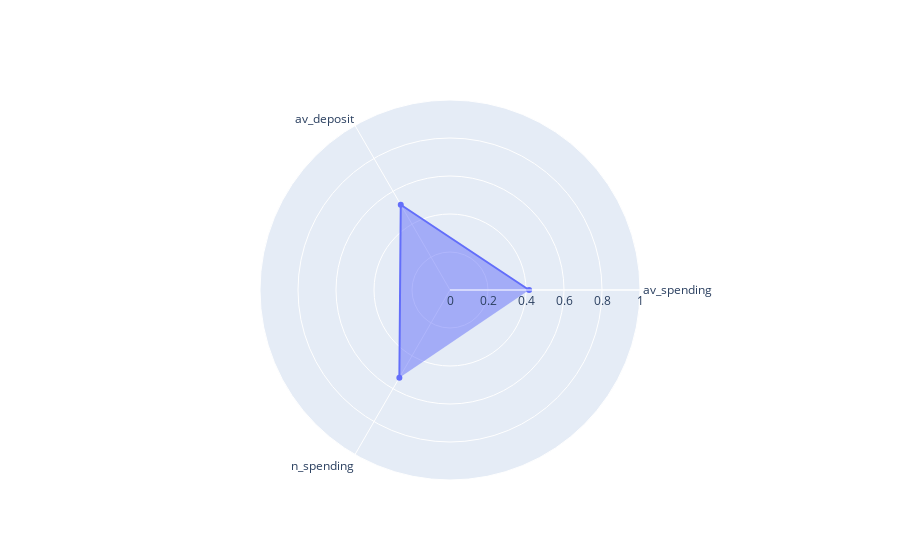

Notebook code cell kept with this figure:
### Code cell
categories = ['av_spending',  'av_deposit',  'n_spending']

fig = go.Figure()

# fig.add_trace(go.Scatterpolar(
#       r=[0.672557, 0.299050, 0.668197],
#       theta=categories,
#       fill='toself',
#       name='C1'))

# fig.add_trace(go.Scatterpolar(
#       r=[0.858158, 0.068289, 0.097367],
#       theta=categories,
#       fill='toself',
#       name='C2'))

# fig.add_trace(go.Scatterpolar(
#       r=[0.776984, 0.149941, 0.384426],
#       theta=categories,
#       fill='toself',
#       name='C3'))

fig.add_trace(go.Scatterpolar(
      r=[0.416422, 0.518348, 0.533070],
      theta=categories,
      fill='toself',
      name='C4'))

fig.update_layout(
  polar=dict(
    radialaxis=dict(
      visible=True,
      range=[0, 1]
    )),
  showlegend=False
)

fig.show()

### Figure 1 — Plotly figure (JSON) as saved in the notebook; plotly's stock layout.template omitted (floating-point values rounded to 4 significant figures)
{"data": [{"fill": "toself", "name": "C4", "r": [0.4164, 0.5183, 0.5331], "theta": ["av_spending", "av_deposit", "n_spending"], "type": "scatterpolar"}], "layout": {"autosize": true, "polar": {"angularaxis": {"type": "category"}, "radialaxis": {"autorange": false, "range": [0, 1], "type": "linear", "visible": true}}, "showlegend": false}}
